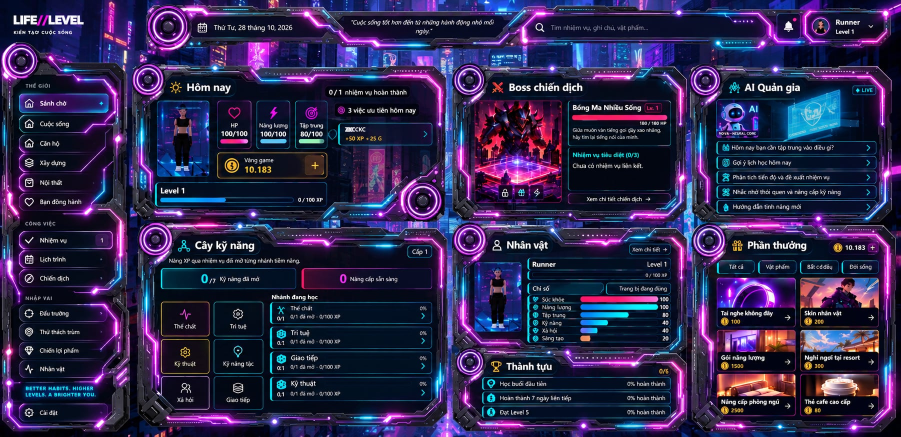
#> input picture references/life-level-dashboard-reference.png, 1801 x 873 px (shown at 1/2 size)
$ python extract-reward-reference-art.py
#> lines starting #> are read from the running program, lines starting #| are printed output that depends on the picture
"""Extract only the decorative reward artwork from the 1801x873 reference.

The coordinates stop above each card's title/price strip and inside its border.
Those labels, prices, and card borders are rendered by the live widget instead.
"""

from pathlib import Path

from PIL import Image


ROOT = Path(__file__).resolve().parents[1]
SOURCE = ROOT / "references" / "life-level-dashboard-reference.png"
OUTPUT = ROOT / "public" / "assets" / "lobby-reference"

# (left, top, right, bottom); right and bottom are exclusive.
ART_CROPS = {
    "reward-ref-headphones.png": (1435, 557, 1591, 616),
    "reward-ref-outfit.png": (1602, 557, 1758, 616),
    "reward-ref-room.png": (1435, 661, 1591, 703),
    "reward-ref-resort.png": (1602, 661, 1758, 703),
    "reward-ref-bed.png": (1435, 750, 1591, 792),
    "reward-ref-coffee.png": (1602, 750, 1758, 792),
}


def main() -> None:
    with Image.open(SOURCE) as reference:
#> reference is the input picture: PIL image 1801x873 RGB; mean R, G, B 46.4, 39, 77.8
        if reference.size != (1801, 873):
            raise ValueError(f"Expected 1801x873 reference, got {reference.size}")
        OUTPUT.mkdir(parents=True, exist_ok=True)
        for filename, bounds in ART_CROPS.items():
            reference.crop(bounds).convert("RGB").save(OUTPUT / filename, optimize=True)
#> this loop made 6 passes
#> pass 1, in main, `reference.crop(bounds).convert("RGB").save(OUTPUT / filename, optimize..`:
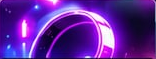
#> saved as reward-ref-headphones.png: PIL image 156x59 RGB; mean R, G, B 95.1, 36.4, 155.2
#> pass 2, in main, `reference.crop(bounds).convert("RGB").save(OUTPUT / filename, optimize..`:
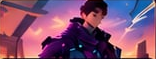
#> saved as reward-ref-outfit.png: PIL image 156x59 RGB; mean R, G, B 129.6, 79.7, 112.4


if __name__ == "__main__":
    main()
